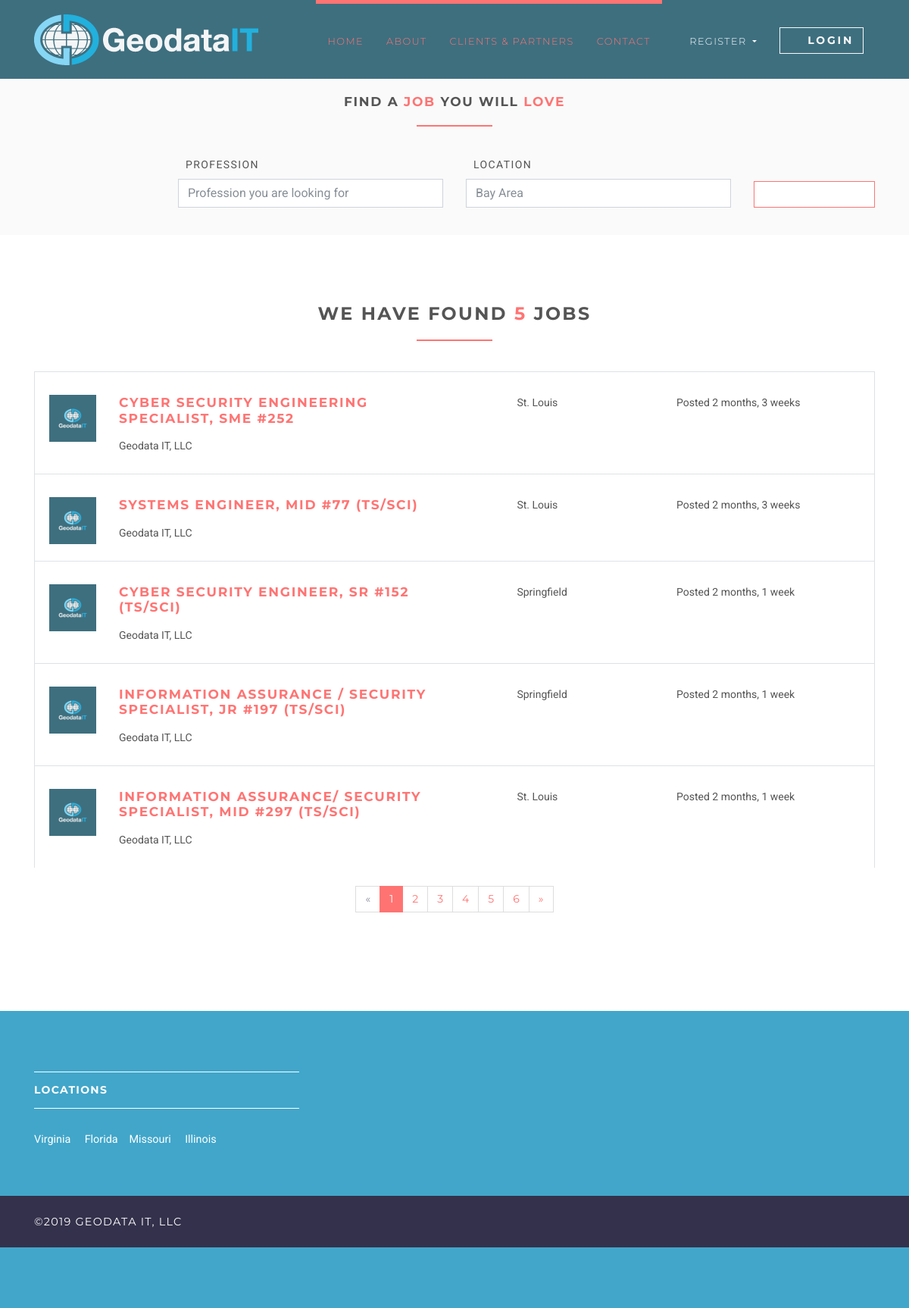
Page /jobs on the committed database.
### jobsapp/models.py (models this page shows, shortened)
class Job(models.Model):
    user = models.ForeignKey(User, on_delete=models.CASCADE)
    title = models.CharField(max_length=300)
    description = models.TextField()
    location = models.CharField(max_length=150)
    type = models.CharField(choices=JOB_TYPE, max_length=10)
    category = models.CharField(max_length=100)
    last_date = models.DateTimeField()
    company_name = models.CharField(max_length=100)
    company_description = models.CharField(max_length=300)
    website = models.CharField(max_length=100, default="")
    created_at = models.DateTimeField(default=timezone.now)
    filled = models.BooleanField(default=False)

### jobsapp/views/home.py (the view)
# urls.py: path('jobs', JobListView.as_view(), name='jobs'),
class JobListView(ListView):
    model = Job
    template_name = 'jobs/jobs.html'
    context_object_name = 'jobs'
    paginate_by = 5

### templates/jobs/jobs.html (shortened to what this page needs)
{% extends 'base.html' %}
{% load static %}
{% block content %}
    <section class="job-form-section job-form-section--compressed">
        <div class="container">
            <h4 class="heading">Find a <span class="accent">job </span> you will <span class="accent">love</span></h4>
            <form id="job-main-form" method="get" action="#" class="job-main-form">
                <div class="controls">
                    <div class="row align-items-end">
                        <div class="col-sm-1 col-lg-2"></div>
                        <div class="col-sm-5 col-lg-4 form-group">
                            <label for="profession">Profession</label>
                            <input type="text" id="profession" name="profession"
                                   placeholder="Profession you are looking for" class="form-control">
                        </div>
                        <div class="col-sm-5 col-lg-4 form-group">
                            <label for="location">Location</label>
                            <input type="text" id="location" name="location" placeholder="Any particular location?"
                                   value="Bay Area" class="form-control">
                        </div>
                        <div class="col-sm-1 col-lg-2 form-group">
                            <button type="submit" name="name"
                                    class="btn btn-outline-white-primary job-main-form__button">
                                <i class="fa fa-search"></i>
                            </button>
                        </div>
                    </div>
                </div>
            </form>
        </div>
    </section>
    <section>
        <div class="container">
            <h3 class="heading">We have found <span class="accent">{{ jobs.count }}</span> jobs</h3>
            {% for job in jobs %}
                <div class="job-listing  ">
                    <div class="row">
                        <div class="col-md-12 col-lg-6">
                            <div class="row">
                                <div class="col-2">
                                    <img src="{% static 'img/company-1.png' %}"
                                         alt="Ipsioou " class="img-fluid">
                                </div>
                                <div class="col-10">
                                    <h4 class="job__title"><a
                                            href="{% url 'jobs:jobs-detail' job.id %}">{{ job.title }}</a></h4>
                                    <p class="job__company">
                                        {{ job.company_name }}
                                    </p>
                                </div>
                            </div>
                        </div>
                        <div class="col-10 col-md-3 col-lg-2 ml-auto"><i class="fa fa-map-marker job__location"></i>
                            {{ job.location }}
                        </div>
                        <div class="col-10 col-md-3 col-lg-3 ml-auto">
                            <p>Posted {{ job.created_at|timesince }}</p>
                        </div>
                    </div>
                </div>
            {% endfor %}
            {% if is_paginated %}
                <div class="row">
                    <div class="col-md-12">
                        <nav aria-label="Page navigation example" class="d-flex justify-content-center mt-4 mb-4">
                            <ul class="pagination">
                                {% if page_obj.has_previous %}
                                    <li class="page-item">
                                        <a href="?page={{ page_obj.previous_page_number }}"
                                           class="page-link">&laquo;</a>
                                    </li>
                                {% else %}
                                    <li class="page-item disabled">
                                        <a class="page-link">&laquo;</a>
                                    </li>
                                {% endif %}
                                {% for i in page_obj.paginator.page_range %}
                                    {% if page_obj.number == i %}
                                        <li class="page-item active">
                                            <a class="page-link">{{ i }}</a>
                                        </li>
                                    {% else %}
                                        <li class="page-item">
                                            <a href="?page={{ i }}" class="page-link">{{ i }}</a>
                                        </li>
                                    {% endif %}
                                {% endfor %}
                                {% if page_obj.has_next %}
                                    <li class="page-item">
                                        <a href="?page={{ page_obj.next_page_number }}" class="page-link">&raquo;</a>
                                    </li>
                                {% else %}
                                    <li class="page-item disabled">
                                        <a class="page-link">&raquo;</a>
                                    </li>
                                {% endif %}
                            </ul>
                        </nav>
                    </div>
                </div>
            {% endif %}
        </div>
    </section>
{% endblock %}

### templates/base.html (shortened to what this page needs)
{% load static %}
<!DOCTYPE html>
<html>
<head>
    <link rel="stylesheet"
          href="{% static 'vendor/bootstrap/css/bootstrap.min.css' %}">
    <link rel="stylesheet"
          href="{% static 'vendor/font-awesome/css/font-awesome.min.css' %}">
    <link rel="stylesheet"
          href="{% static 'vendor/owl.carousel/assets/owl.carousel.css' %}">
    <link rel="stylesheet"
          href="{% static 'vendor/owl.carousel/assets/owl.theme.default.css' %}">
    <link rel="stylesheet" href="{% static 'css/style.default.css' %}"
          id="theme-stylesheet">
    <link rel="stylesheet" href="{% static 'css/custom.css' %}">
</head>
<body>
<header class="header">
    <nav class="navbar navbar-expand-lg">
        <div class="container">
            <a href="/" class="navbar-brand">
                <img src="{% static 'img/logo-small.png' %}" alt="logo" class="d-none d-lg-block">
            </a>
            <div id="navbarSupportedContent" class="collapse navbar-collapse">
                <ul class="navbar-nav ml-auto">
                    <li class="nav-item active">
                        <a href="/" class="nav-link">Home <span class="sr-only">(current)</span></a>
                    </li>
                    <li class="nav-item active">
                        <a href="/about" class="nav-link">About <span class="sr-only">(current)</span></a>
                    </li>
                    <li class="nav-item active">
                        <a href="/partners" class="nav-link">Clients & Partners <span class="sr-only">(current)</span></a>
                    </li>
                    <li class="nav-item active">
                        <a href="/contact" class="nav-link">Contact <span class="sr-only">(current)</span></a>
                    </li>
                    {% if request.user.is_authenticated and request.user.role == 'employer' %}
                        <li class="nav-item dropdown">
                            <a id="clientZone" href="#" data-toggle="dropdown"
                               aria-haspopup="true" aria-expanded="false"
                               class="nav-link dropdown-toggle has-img mb-3 mb-lg-0 mt-3 mt-lg-0">
                                <div class="client-menu-image">
                                    <div class="inner">
                                        <img src="{% static 'img/company-1.png' %}"
                                             alt="company image"
                                             class="img-fluid">
                                    </div>
                                </div>
                                {% if request.user.role == 'employee' %}
                                    {{ request.user.first_name }} {{ request.user.last_name }}
                                {% else %}
                                    {{ request.user.first_name }}
                                {% endif %}
                            </a>
                            <div aria-labelledby="clientZone" class="dropdown-menu">
                                <a href="{% url 'jobs:employer-dashboard' %}" class="dropdown-item">Dashboard</a>
                                <a href="{% url 'jobs:employer-all-applicants' %}" class="dropdown-item">Applicants </a>
                                <a href="{% url 'jobs:employer-jobs-create' %}" class="dropdown-item">Post a new
                                    job </a>
                                <a href="{% url 'accounts:logout' %}" class="dropdown-item">Logout</a>
                            </div>
                        </li>
                    {% else %}
                        <li class="nav-item dropdown">
                            <a id="pages" href="#" data-toggle="dropdown" aria-haspopup="true" aria-expanded="false"
                               class="nav-link dropdown-toggle"><i class="fa fa-signing"></i>Register
                            </a>
                        </li>
                        <li class="nav-item" style="color: #fff">
                            <a href="{% url 'accounts:login' %}" class="btn navbar-btn btn-outline-light mb-5 mb-lg-0">
                                <i class="fa fa-sign-in"></i>Login
                            </a>
                        </li>
                    {% endif %}
                </ul>
            </div>
        </div>
    </nav>
</header>
<div>
    {% block content %} {% endblock %}
</div>
<footer class="footer">
    <div class="footer__block">
        <div class="container">
            <div class="row">
                <div class="col-lg-4 col-md-12 mb-5">
                    <h4 class="h5">Locations</h4>
                    <p>Virginia <i class="fa fa-star"></i> Florida <i class="fa fa-star"></i>Missouri <i class="fa fa-star"></i> Illinois</p>
            </div>
        </div>
    </div>
    <div class="footer__copyright">
        <div class="container">
            <div class="row">
                <div class="col-md-6 text-md-left text-center">
                    <p>&copy;2019 Geodata IT, LLC</p>
                </div>
            </div>
        </div>
    </div>
</footer>
</body>
</html>

### rows in the picture
Job: title "CYBER SECURITY ENGINEERING SPECIALIST, SME #252", company_name "Geodata IT, LLC", location "St. Louis", created_at "2 months, 3 weeks"
Job: title "SYSTEMS ENGINEER, MID #77 (TS/SCI)", company_name "Geodata IT, LLC", location "St. Louis", created_at "2 months, 3 weeks"
Job: title "CYBER SECURITY ENGINEER, SR #152 (TS/SCI)", company_name "Geodata IT, LLC", location "Springfield", created_at "2 months, 1 week"
Job: title "INFORMATION ASSURANCE / SECURITY SPECIALIST, JR #197 (TS/SCI)", company_name "Geodata IT, LLC", location "Springfield", created_at "2 months, 1 week"
Job: title "INFORMATION ASSURANCE/ SECURITY SPECIALIST, MID #297 (TS/SCI)", company_name "Geodata IT, LLC", location "St. Louis", created_at "2 months, 1 week"

### other values in the picture
{{ jobs.count }} "5"
{{ i }} "1"
{{ i }} "2" "3" "4" "5" "6"
